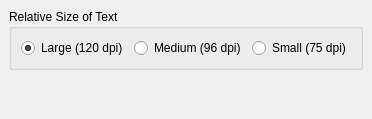
     <widget class="QWidget" name="generalTabPage">
      <attribute name="icon">
       <iconset>
        <normaloff>../../../../../../share/icons/nuvola_platin_me/16x16/apps/fonts.png</normaloff>../../../../../../share/icons/nuvola_platin_me/16x16/apps/fonts.png</iconset>
      </attribute>
      <attribute name="title">
       <string>&amp;General</string>
      </attribute>
      <attribute name="toolTip">
       <string>General X configs</string>
      </attribute>
      <layout class="QVBoxLayout">
       <property name="spacing">
        <number>6</number>
       </property>
       <property name="margin">
        <number>9</number>
       </property>
       <item>
        <widget class="QGroupBox" name="sizeGroupBox">
         <property name="sizePolicy">
          <sizepolicy hsizetype="MinimumExpanding" vsizetype="Minimum">
           <horstretch>0</horstretch>
           <verstretch>0</verstretch>
          </sizepolicy>
         </property>
         <property name="title">
          <string>Relative Size of Text</string>
         </property>
         <layout class="QGridLayout">
          <property name="margin">
           <number>9</number>
          </property>
          <property name="spacing">
           <number>6</number>
          </property>
          <item row="0" column="2">
           <widget class="QRadioButton" name="smallerCheck">
            <property name="sizePolicy">
             <sizepolicy hsizetype="MinimumExpanding" vsizetype="Minimum">
              <horstretch>0</horstretch>
              <verstretch>0</verstretch>
             </sizepolicy>
            </property>
            <property name="toolTip">
             <string>Select for small text</string>
            </property>
            <property name="text">
             <string>Small (75 dpi)</string>
            </property>
           </widget>
          </item>
          <item row="0" column="1">
           <widget class="QRadioButton" name="mediumCheck">
            <property name="sizePolicy">
             <sizepolicy hsizetype="MinimumExpanding" vsizetype="Minimum">
              <horstretch>0</horstretch>
              <verstretch>0</verstretch>
             </sizepolicy>
            </property>
            <property name="toolTip">
             <string>Select for medium text</string>
            </property>
            <property name="text">
             <string>Medium (96 dpi)</string>
            </property>
           </widget>
          </item>
          <item row="0" column="0">
           <widget class="QRadioButton" name="largerCheck">
            <property name="sizePolicy">
             <sizepolicy hsizetype="MinimumExpanding" vsizetype="Minimum">
              <horstretch>0</horstretch>
              <verstretch>0</verstretch>
             </sizepolicy>
            </property>
            <property name="toolTip">
             <string>Select for large text</string>
            </property>
            <property name="text">
             <string>Large (120 dpi)</string>
            </property>
            <property name="checked">
             <bool>true</bool>
            </property>
           </widget>
          </item>
         </layout>
        </widget>
       </item>
       <item>
        <spacer>
         <property name="orientation">
          <enum>Qt::Vertical</enum>
         </property>
         <property name="sizeHint" stdset="0">
          <size>
           <width>20</width>
           <height>40</height>
          </size>
         </property>
        </spacer>
       </item>
      </layout>
     </widget>
